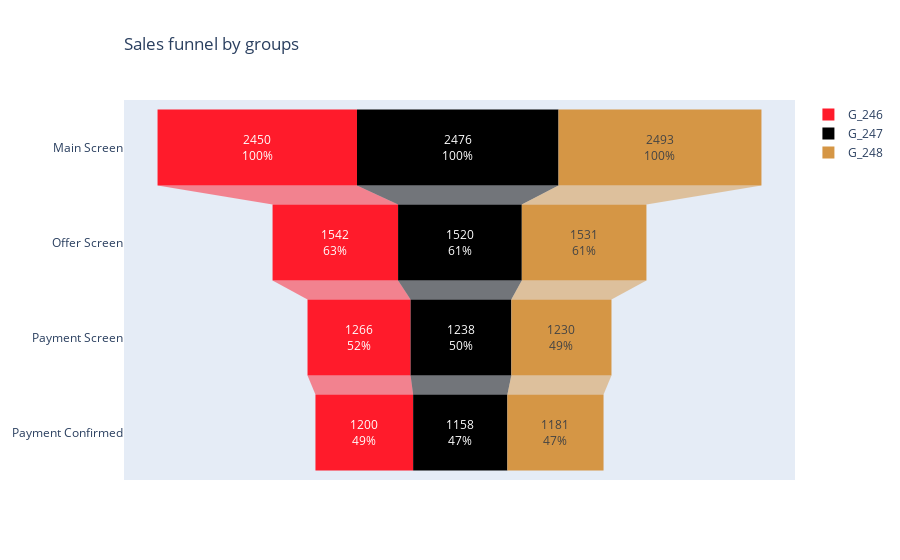
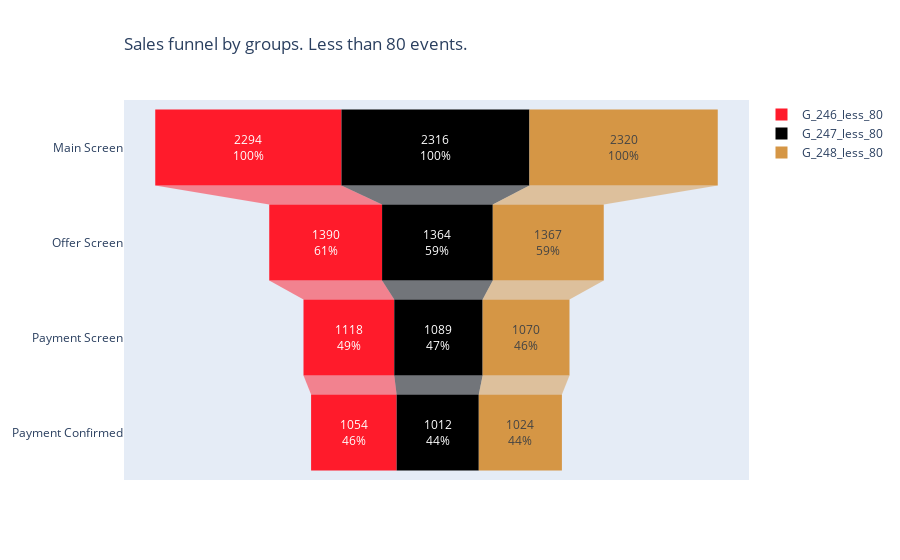

Notebook code for these charts, in order:
### Code cell
# build a sales funnel broken down into 3 groups
# date after 2019-08-01
# https://habr.com/ru/company/otus/blog/588190/

fig = go.Figure()

# first group
fig.add_trace(go.Funnel(
    name = 'G_246',
    y = ["Main Screen", "Offer Screen", "Payment Screen", "Payment Confirmed"],
    x = event_unique_246['device_id'],
    marker = {"color" : "#FF1B2B"},
    textinfo = "value+percent initial"))
# second group
fig.add_trace(go.Funnel(
    name = 'G_247',
    y = ["Main Screen", "Offer Screen", "Payment Screen", "Payment Confirmed"],
    x = event_unique_247['device_id'],
    marker = {"color" : "#000000"},
    textinfo = "value+percent initial"))
# third group
fig.add_trace(go.Funnel(
    name = 'G_248',
    y = ["Main Screen", "Offer Screen", "Payment Screen", "Payment Confirmed"],
    x = event_unique_248['device_id'],
    marker = {"color" : "#D59645"},
    textinfo = "value+percent initial"))
# header
fig.update_layout(
    title=go.layout.Title(
        text="Sales funnel by groups",
        xref="paper",
        x=0
    )),

fig.show()

# build a sales funnel broken down into 3 groups
# date after 2019-08-01 and events less than 80
fig = go.Figure()

# first group
fig.add_trace(go.Funnel(
    name = 'G_246_less_80',
    y = ["Main Screen", "Offer Screen", "Payment Screen", "Payment Confirmed"],
    x = event_unique_246_bigger_80['device_id'],
    marker = {"color" : "#FF1B2B"},
    textinfo = "value+percent initial"))
# second group
fig.add_trace(go.Funnel(
    name = 'G_247_less_80',
    y = ["Main Screen", "Offer Screen", "Payment Screen", "Payment Confirmed"],
    x = event_unique_247_bigger_80['device_id'],
    marker = {"color" : "#000000"},
    textinfo = "value+percent initial"))
# third group
fig.add_trace(go.Funnel(
    name = 'G_248_less_80',
    y = ["Main Screen", "Offer Screen", "Payment Screen", "Payment Confirmed"],
    x = event_unique_248_bigger_80['device_id'],
    marker = {"color" : "#D59645"},
    textinfo = "value+percent initial"))
# header
fig.update_layout(
    title=go.layout.Title(
        text="Sales funnel by groups. Less than 80 events.",
        xref="paper",
        x=0
    )),

fig.show()

### Figure 1 — Plotly figure (JSON) as saved in the notebook; plotly's stock layout.template omitted (floating-point values rounded to 4 significant figures)
{"data": [{"marker": {"color": "#FF1B2B"}, "name": "G_246", "textinfo": "value+percent initial", "type": "funnel", "x": [2450, 1542, 1266, 1200], "y": ["Main Screen", "Offer Screen", "Payment Screen", "Payment Confirmed"]}, {"marker": {"color": "#000000"}, "name": "G_247", "textinfo": "value+percent initial", "type": "funnel", "x": [2476, 1520, 1238, 1158], "y": ["Main Screen", "Offer Screen", "Payment Screen", "Payment Confirmed"]}, {"marker": {"color": "#D59645"}, "name": "G_248", "textinfo": "value+percent initial", "type": "funnel", "x": [2493, 1531, 1230, 1181], "y": ["Main Screen", "Offer Screen", "Payment Screen", "Payment Confirmed"]}], "layout": {"title": {"text": "Sales funnel by groups", "x": 0, "xref": "paper"}}}

### Figure 2 — Plotly figure (JSON) as saved in the notebook; plotly's stock layout.template omitted (floating-point values rounded to 4 significant figures)
{"data": [{"marker": {"color": "#FF1B2B"}, "name": "G_246_less_80", "textinfo": "value+percent initial", "type": "funnel", "x": [2294, 1390, 1118, 1054], "y": ["Main Screen", "Offer Screen", "Payment Screen", "Payment Confirmed"]}, {"marker": {"color": "#000000"}, "name": "G_247_less_80", "textinfo": "value+percent initial", "type": "funnel", "x": [2316, 1364, 1089, 1012], "y": ["Main Screen", "Offer Screen", "Payment Screen", "Payment Confirmed"]}, {"marker": {"color": "#D59645"}, "name": "G_248_less_80", "textinfo": "value+percent initial", "type": "funnel", "x": [2320, 1367, 1070, 1024], "y": ["Main Screen", "Offer Screen", "Payment Screen", "Payment Confirmed"]}], "layout": {"title": {"text": "Sales funnel by groups. Less than 80 events.", "x": 0, "xref": "paper"}}}
